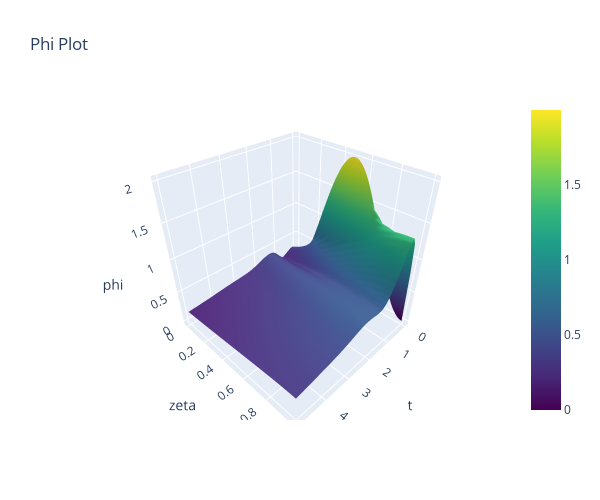
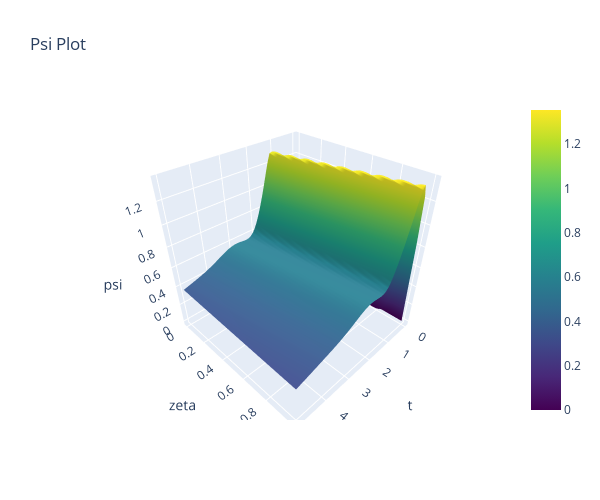

Here is the notebook cell these charts were saved with, in order:
### Code cell
# Define the function representing the system of ODEs
def system_zero_u(t, x, A, par):
    
    (k, v, D, tau, R) = (par['k'], par['v'], par['D'], par['tau'], par['R'])
    
    return A.dot(x)


# Define the initial condition
phi_1_0 = init_cond_func_1(zeta)
phi_2_0 = init_cond_func_2(zeta, par)

x0 = [*phi_1_0, *phi_2_0]



# Solve the system using solve_ivp
solution = solve_ivp(system_zero_u, (0, t_end), x0, args=(A_ode, par), t_eval=t_eval, method='RK45')

# Access the solution
times = solution.t
x_values = solution.y


# Create phi_sol with the first 100 rows and all columns of x_values
phi_sol = x_values[:N_zeta, :]

# Create psi_sol with the last 99 rows and all columns of x_values
psi_sol = x_values[N_zeta:, :]

z_grid, t_grid = np.meshgrid(t_eval, zeta)

# Create data traces for phi_sol
phi_trace = go.Surface(x=z_grid, y=t_grid, z=phi_sol, colorscale='Viridis', name='phi')

# Create a layout for phi_sol plot
phi_layout = go.Layout(
    scene=dict(
        xaxis=dict(title='t'),
        yaxis=dict(title='zeta'),
        zaxis=dict(title='phi')
    ),
    title='Phi Plot',
    width=600,
    height=500,
)

# Create a figure for phi_sol plot
phi_fig = go.Figure(data=[phi_trace], layout=phi_layout)

# Plot phi_sol figure
phi_fig.show()


# Create data traces for psi_sol
psi_trace = go.Surface(x=z_grid, y=t_grid, z=psi_sol, colorscale='Viridis', name='psi')

# Create a layout for psi_sol plot
psi_layout = go.Layout(
    scene=dict(
        xaxis=dict(title='t'),
        yaxis=dict(title='zeta'),
        zaxis=dict(title='psi')
    ),
    title='Psi Plot',
    width=600,
    height=500,
)

# Create a figure for psi_sol plot
psi_fig = go.Figure(data=[psi_trace], layout=psi_layout)

# Plot psi_sol figure
psi_fig.show()

### Figure 1 — Plotly figure (JSON) as saved in the notebook; plotly's stock layout.template omitted (floating-point values rounded to 4 significant figures; data arrays with more than 128 entries replaced by an {"elided": "..."} marker saying what was removed)
{"data": [{"colorscale": [[0, "#440154"], [0.1111, "#482878"], [0.2222, "#3e4989"], [0.3333, "#31688e"], [0.4444, "#26828e"], [0.5556, "#1f9e89"], [0.6667, "#35b779"], [0.7778, "#6ece58"], [0.8889, "#b5de2b"], [1, "#fde725"]], "name": "phi", "type": "surface", "x": {"elided": "100x51 float values"}, "y": {"elided": "100x51 float values"}, "z": {"elided": "100x51 float values"}}], "layout": {"height": 500, "scene": {"xaxis": {"title": {"text": "t"}}, "yaxis": {"title": {"text": "zeta"}}, "zaxis": {"title": {"text": "phi"}}}, "title": {"text": "Phi Plot"}, "width": 600}}

### Figure 2 — Plotly figure (JSON) as saved in the notebook; plotly's stock layout.template omitted (floating-point values rounded to 4 significant figures; data arrays with more than 128 entries replaced by an {"elided": "..."} marker saying what was removed)
{"data": [{"colorscale": [[0, "#440154"], [0.1111, "#482878"], [0.2222, "#3e4989"], [0.3333, "#31688e"], [0.4444, "#26828e"], [0.5556, "#1f9e89"], [0.6667, "#35b779"], [0.7778, "#6ece58"], [0.8889, "#b5de2b"], [1, "#fde725"]], "name": "psi", "type": "surface", "x": {"elided": "100x51 float values"}, "y": {"elided": "100x51 float values"}, "z": {"elided": "100x51 float values"}}], "layout": {"height": 500, "scene": {"xaxis": {"title": {"text": "t"}}, "yaxis": {"title": {"text": "zeta"}}, "zaxis": {"title": {"text": "psi"}}}, "title": {"text": "Psi Plot"}, "width": 600}}
